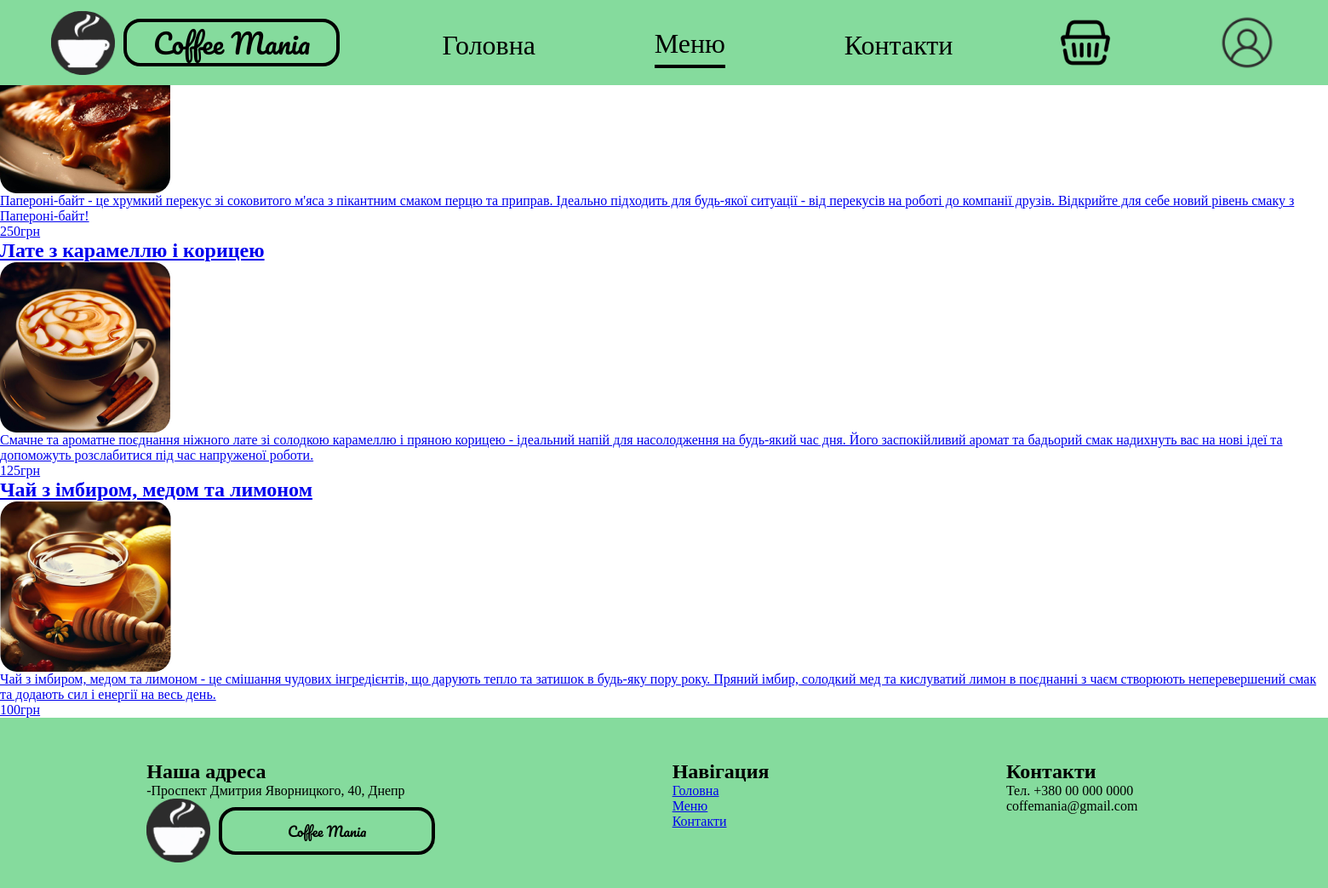
The app's page /menu/, older data.
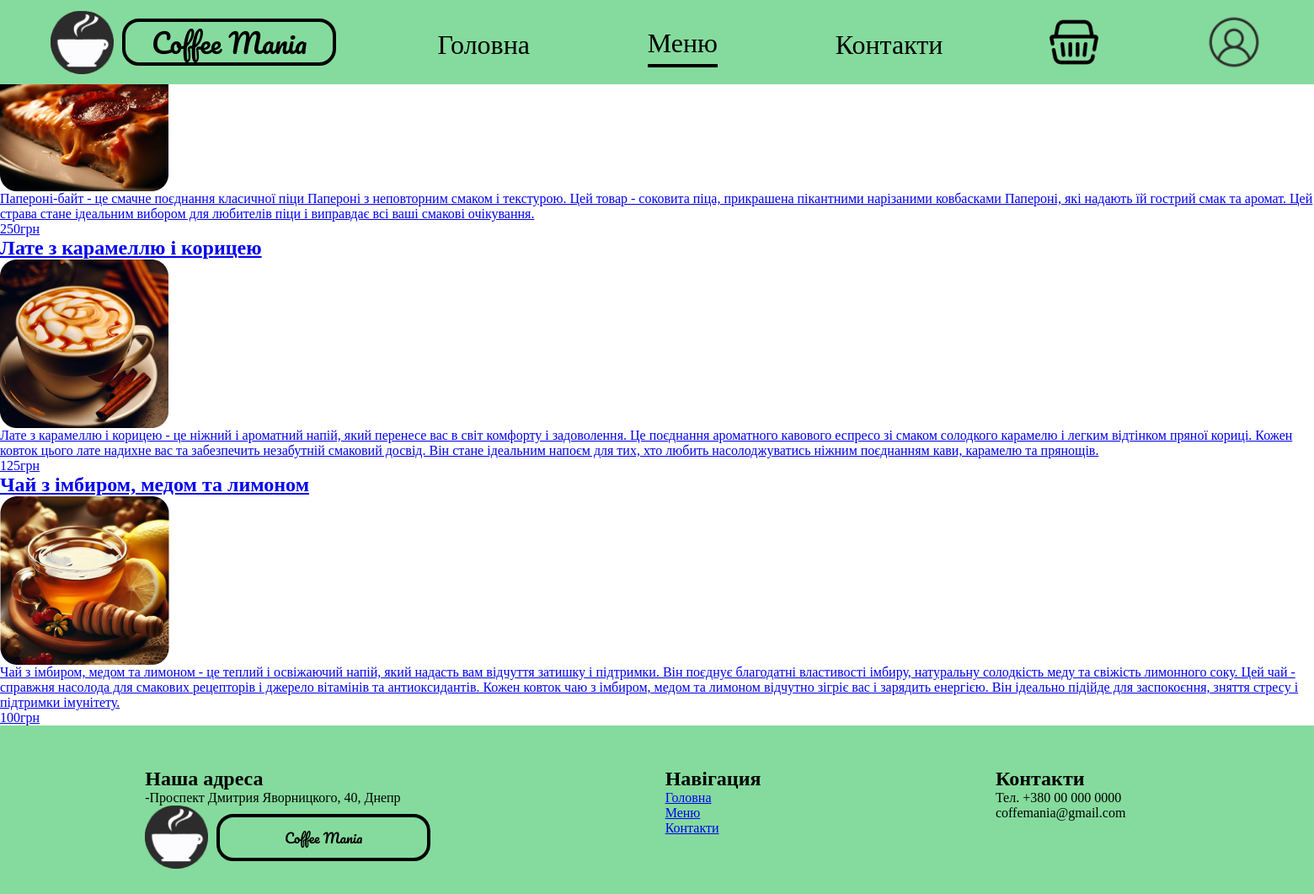
The same page, newer data.
### shop/models.py (models this page shows, shortened)
class Product(models.Model):
    name = models.CharField(max_length=255)
    image = models.ImageField(upload_to= "products")
    description = models.TextField()
    price = models.CharField(max_length=255)
    def get_absolute_url(self):
        return reverse('product', kwargs = {'product_pk': self.pk})

### shop/views.py (the view)
# urls.py: path('menu/', show_shop, name = 'menu_page'),
def show_shop(request):
    all_products = Product.objects.all()
    return render(request, 'shop/shop.html', context={'all_products': all_products})

### shop/templates/shop/shop.html (shortened to what this page needs)
{% extends 'base/base.html' %}
{% load static %}
{% block content %}
<div id="content">
    <div class="product-row">
        {% for product in all_products %}
        <a class="product-item" href="{{ product.get_absolute_url }}">
            <h2>{{ product.name }}</h2>
            <img src="{{ product.image.url }}" alt="{{ product.name }}">
            <p class="product-description">{{ product.description }}</p>
            <p class="product-price">{{ product.price }}грн</p>
        </a>
        {% endfor %}
    </div>
</div>
{% endblock %}

### user_interface/templates/base/base.html (shortened to what this page needs)
<html lang="en">
{% load static %}
<head>
    <link rel="stylesheet" href="{% static 'base/base.css' %}">
</head>
<body>
    <header>
        <div class="inner-header">
            <a class="logo" href="{% url 'main_page' %}">
                <img class="logo-img" src="{% static 'img/logo.png' %}">
                <span class="logo-text">Coffee Mania</span>
            </a>
            <div class="menu-buttons">
                <a href="{% url 'main_page' %}" class="menu-button">Головна</a>
                <a href="{% url 'menu_page' %}" class="menu-button">Меню</a>
                <a href="{% url 'contact_page' %}" class="menu-button">Контакти</a>
            </div>
            <a href="{% url 'basket_page' %}"><img src="{% static 'img/basket.png' %}"></a>
            <img class="profile_btn" src="{% static 'img/profile.png' %}">
        </div>
    </header>
    <main>
        {% block content%}{% endblock %}
    </main>
    <footer>
        <div class="inner-footer">
            <div class="our-address">
                <h2>Наша адреса</h2>
                <p>-Проспект Дмитрия Яворницкого, 40, Днепр</p>
                <a class="logo logo-footer" href="{% url 'main_page' %}">
                    <img class="logo-img" src="{% static 'img/logo.png' %}">
                    <span class="logo-text">Coffee Mania</span>
                </a>
            </div>
            <div class="navigation">
                <h2>Навігация</h2>
                <div class="">
                    <p><a href="{% url 'main_page' %}" class="">Головна</a></p>
                    <p><a href="{% url 'menu_page' %}" class="">Меню</a></p>
                    <p><a href="{% url 'contact_page' %}" class="">Контакти</a></p>
                </div>
            </div>
            <div class="contacts">
                <h2>Контакти</h2>
                <p><img src="">Тел. +380 00 000 0000</p>
                <p><img src="">coffemania@gmail.com</p>
            </div>
        </div>
    </footer>
</body>
</html>

### user_interface/static/base/base.css (style rules this page uses)
* { margin: 0; padding: 0; box-sizing: border-box; }
body { overflow-x: hidden; }
header { display: flex; flex-direction: row; align-items: center; justify-content: center; gap: 90px; position: fixed; width: 100%; height: 100px; left: 0px; top: 0px; background: #85DB9D; margin: 0 auto; }
.inner-header { width: 100%; height: 100%; display: flex; flex-direction: row; align-items: center; font-family: 'Pacifico', cursive; font-size: 32; justify-content: space-around; }
.logo-img { width: 75px; height: 75px; }
.logo-text { width: 254px; height: 56px; border: 4px solid #000000; border-radius: 20px; display: flex; font-family: 'Pacifico', cursive; justify-content: center; align-items: center; color: #000000; margin-left: 10px; }
.logo { display: flex; width: fit-content; align-items: center; text-decoration: none; }
.menu-buttons { display: flex; align-items: center; justify-content: space-between; width: 600px; height: 100%; font-family: 'Pacifico', cursive; font-size: 32; }
.menu-button { color: black; text-decoration: none; transition: 0.3s; }
.active { border-bottom: 4px solid black; }
.profile_btn { width: 70px; height: 70px; cursor: pointer; }
.inner-footer { padding: 50px; width: 1920px; margin: 0 auto; display: flex; flex-direction: row; align-items: start; justify-content: space-around; gap: 34px; position: relative; height: 200px; left: 0px; top: 0px; background: #85DB9D; margin: 0 auto; }

Row changes from the older to the newer data that the page shows:
changed Product: description "Папероні-байт - це хрумкий перекус зі соковитого м'яса з пікантним смаком перцю та приправ. Ідеально підходить для будь-якої ситуації - від перекусів на роботі до компанії друзів. Відкрийте для себе новий рівень смаку з Папероні-байт!" → "Папероні-байт - це смачне поєднання класичної піци Папероні з неповторним смаком і текстурою. Цей товар - соковита піца, прикрашена пікантними нарізаними ковбасками Папероні, які надають їй гострий смак та аромат. Цей страва стане ідеальним вибором для любителів піци і виправдає всі ваші смакові очікування."
changed Product "Лате з карамеллю і корицею": description "Смачне та ароматне поєднання ніжного лате зі солодкою карамеллю і пряною корицею - ідеальний напій для насолодження на будь-який час дня. Його заспокійливий аромат та бадьорий смак надихнуть вас на нові ідеї та допоможуть розслабитися під час напруженої роботи." → "Лате з карамеллю і корицею - це ніжний і ароматний напій, який перенесе вас в світ комфорту і задоволення. Це поєднання ароматного кавового еспресо зі смаком солодкого карамелю і легким відтінком пряної кориці. Кожен ковток цього лате надихне вас та забезпечить незабутній смаковий досвід. Він стане ідеальним напоєм для тих, хто любить насолоджуватись ніжним поєднанням кави, карамелю та прянощів."
changed Product "Чай з імбиром, медом та лимоном": description "…та лимоном - це смішання чудових інгредієнтів, що дарують тепло та затишок в будь-яку пору року. Пряний імбир, солодкий мед та кислуватий лимон в поєднанні з чаєм створюють неперевершений смак та додають сил і енергії на весь день." → "…та лимоном - це теплий і освіжаючий напій, який надасть вам відчуття затишку і підтримки. Він поєднує благодатні властивості імбиру, натуральну солодкість меду та свіжість лимонного соку. Цей чай - справжня насолода для смакових рецепторів і джерело вітамінів та антиоксидантів. Кожен ковток чаю з імбиром, медом та лимоном відчутно зігріє вас і зарядить енергією. Він ідеально підійде для заспокоєння, зняття стресу і підтримки імунітету."
